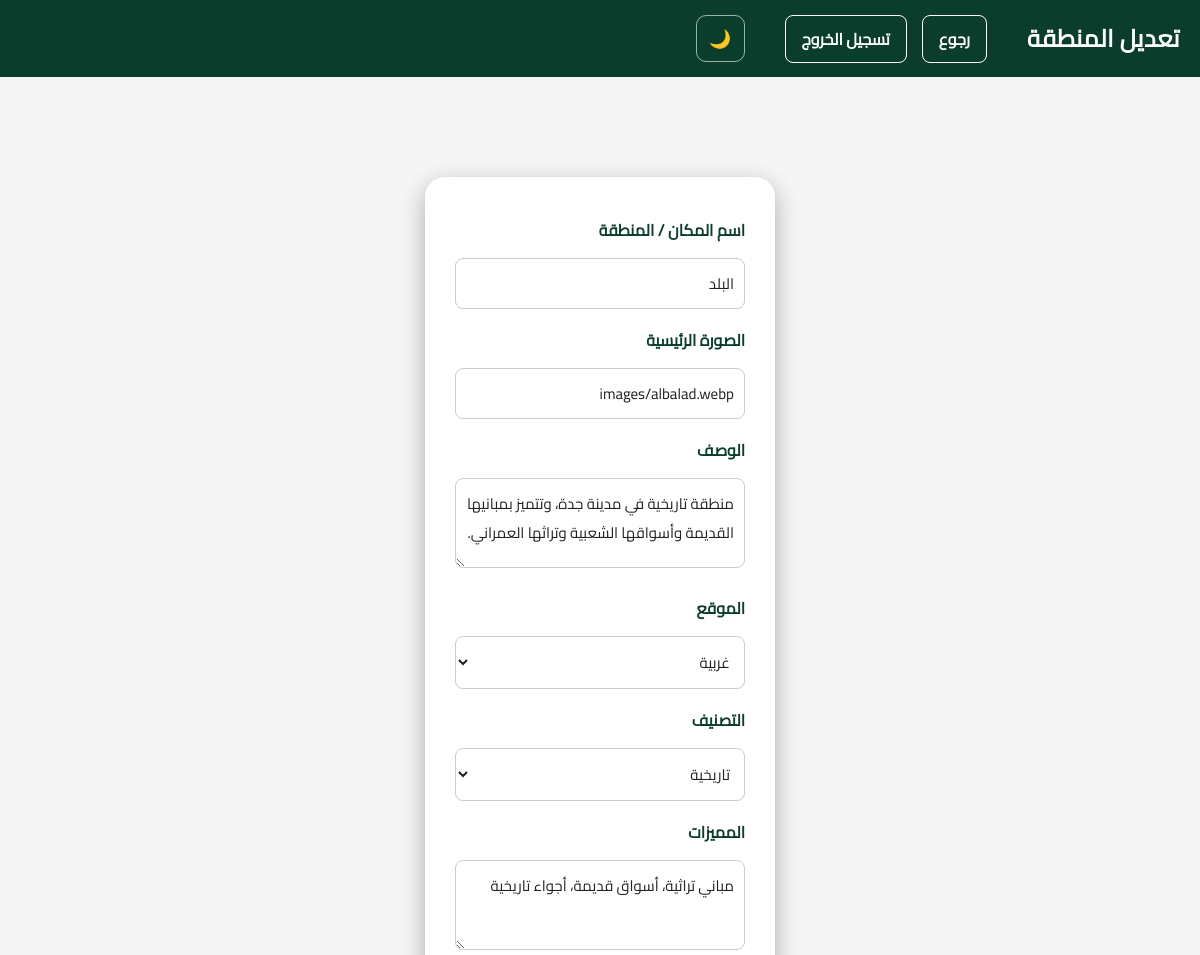
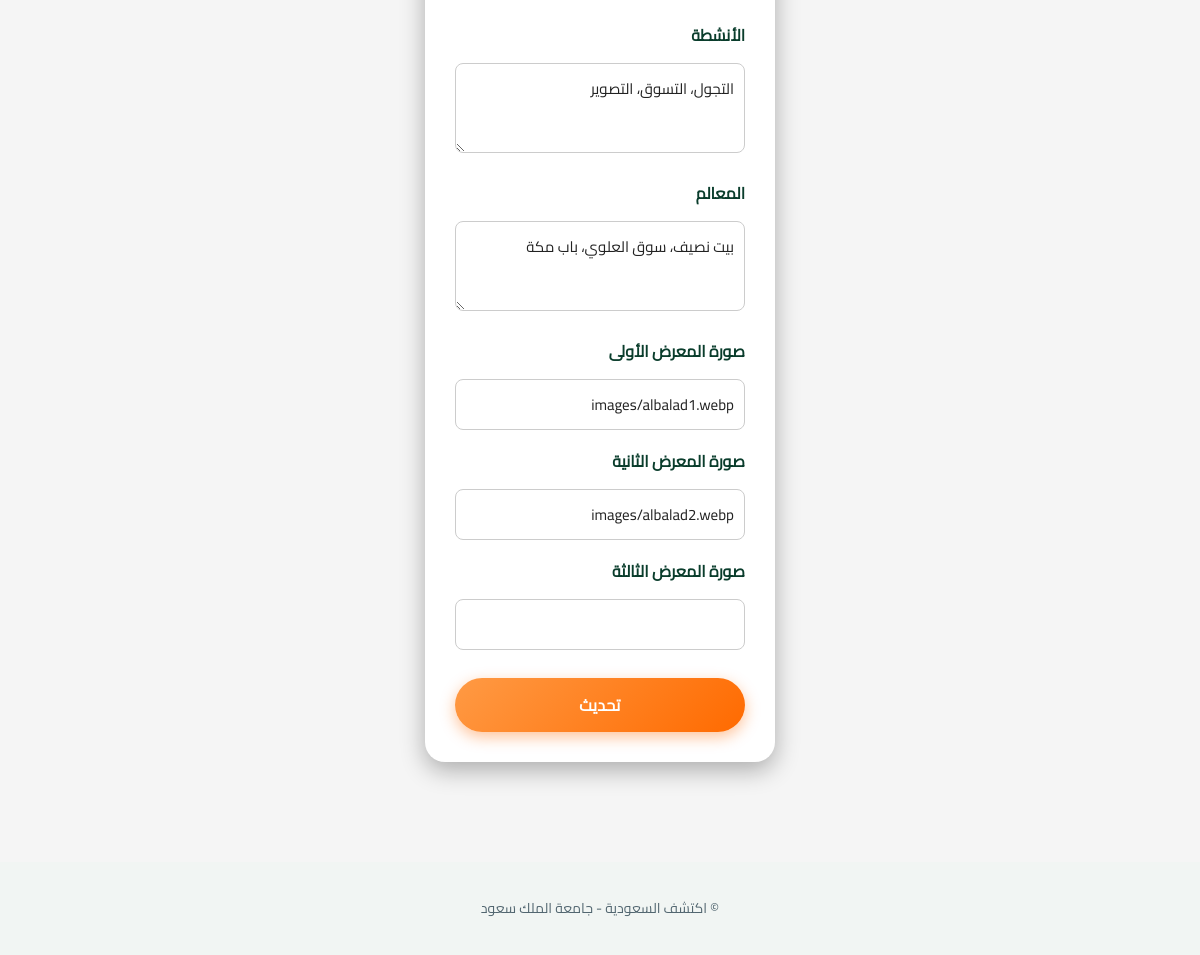
Screenshot of /admin/edit.php?id=2 (signed in) with the database file from the repository (2 pictures, top to bottom).
### tables this page shows
CREATE TABLE `regions` (
  `id` int(11) NOT NULL,
  `name` varchar(100) DEFAULT NULL,
  `category` varchar(50) DEFAULT NULL,
  `city` varchar(100) DEFAULT NULL,
  `description` text DEFAULT NULL,
  `features` text DEFAULT NULL,
  `activities` text DEFAULT NULL,
  `landmarks` text DEFAULT NULL,
  `image` varchar(255) DEFAULT NULL,
  `gallery_image1` varchar(255) DEFAULT NULL,
  `gallery_image2` varchar(255) DEFAULT NULL,
  `gallery_image3` varchar(255) DEFAULT NULL
);

### admin/edit.php (the view, shortened to what this page needs)
<?php
include "../includes/db.php";
$id = $_GET["id"];
$result = mysqli_query($conn, "SELECT * FROM regions WHERE id=$id");
$region = mysqli_fetch_assoc($result);
?>
<!DOCTYPE html>
<html lang="ar" dir="rtl">
<head>
<link rel="stylesheet" href="../css/style.css">
</head>
<body id="body">
<nav class="navbar">
    <h2>تعديل المنطقة</h2>
      <ul>
        <li><a href="dashboard.php">رجوع</a></li>
        <li><a href="logout.php">تسجيل الخروج</a></li>
    </ul>
<button onclick="toggleMode()" class="mode-btn">🌙</button>
</nav>
<section class="login-box">
<form method="POST">
    <label>اسم المكان / المنطقة</label>
    <input type="text" name="name" value="<?php echo $region['name']; ?>" required>
    <label>الصورة الرئيسية</label>
    <input type="text" name="image" value="<?php echo $region['image']; ?>" required>
    <label>الوصف</label>
    <textarea name="description" required><?php echo $region['description']; ?></textarea>
   <label class="form-label">الموقع</label>
<select name="city" required>
    <option value="غربية" <?php if ($region['city'] == 'غربية') echo 'selected'; ?>>غربية</option>
</select>
    <label>التصنيف</label>
    <select name="category" required>
        <option value="تاريخية" <?php if ($region['category']=='تاريخية') echo 'selected'; ?>>تاريخية</option>
    </select>
    <label>المميزات</label>
    <textarea name="features"><?php echo $region['features']; ?></textarea>
    <label>الأنشطة</label>
    <textarea name="activities"><?php echo $region['activities']; ?></textarea>
    <label>المعالم</label>
    <textarea name="landmarks"><?php echo $region['landmarks']; ?></textarea>
    <label>صورة المعرض الأولى</label>
    <input type="text" name="gallery_image1" value="<?php echo $region['gallery_image1']; ?>">
    <label>صورة المعرض الثانية</label>
    <input type="text" name="gallery_image2" value="<?php echo $region['gallery_image2']; ?>">
    <label>صورة المعرض الثالثة</label>
    <input type="text" name="gallery_image3" value="<?php echo $region['gallery_image3']; ?>">
    <button type="submit">تحديث</button>
</form></section>
</body>
<footer class="footer">
    <p>© اكتشف السعودية - جامعة الملك سعود</p>
</footer>
</html>

### css/style.css (style rules this page uses)
* { font-family: 'Cairo', sans-serif; box-sizing: border-box; }
body { margin: 0; background: #f5f5f5; color: #222; transition: 0.3s; }
h1, h2 { font-weight: 700; letter-spacing: 0.5px; }
p { font-weight: 400; line-height: 1.8; }
button { font-weight: 600; letter-spacing: 0.3px; }
.navbar { display: flex; align-items: center; gap: 40px; background: #0a3d2c; color: white; padding: 15px 20px; font-weight: 600; }
.navbar h2 { margin: 0; }
.navbar ul { list-style: none; display: flex; align-items: center; gap: 15px; margin: 0; padding: 0; }
.navbar a { color: white; text-decoration: none; border: 1px solid white; padding: 8px 16px; border-radius: 8px; transition: 0.3s; }
.mode-btn { background: transparent; border: 1px solid rgba(255,255,255,0.6); color: white; padding: 6px 12px; border-radius: 10px; cursor: pointer; font-size: 18px; transition: 0.3s; }
.login-box { width: 350px; margin: 100px auto; padding: 30px; border-radius: 20px; box-shadow: 0 8px 25px rgba(0,0,0,0.3); background: white; color: #222; text-align: center; }
.login-box label { display: block; text-align: right; margin: 8px 0 5px; font-weight: bold; color: #0a3d2c; }
.login-box input, .login-box select, .login-box textarea { width: 100%; padding: 10px; margin: 8px 0; border: 1px solid #ccc; border-radius: 8px; font-size: 15px; color: #222; background: white; }
.login-box textarea { min-height: 90px; resize: vertical; }
.login-box button { width: 100%; padding: 12px; margin-top: 20px; border: none; border-radius: 30px; background: linear-gradient(135deg, #ff9a44, #ff6a00); color: white; font-size: 16px; font-weight: bold; cursor: pointer; transition: 0.3s; box-shadow: 0 5px 15px rgba(255,106,0,0.4); }
.footer { text-align: center; padding: 20px; margin-top: 40px; background: #f1f5f3; color: #526670; font-size: 14px; font-weight: 500; }

### rows the page displays
regions: name "البلد", image "images/albalad.webp", description "منطقة تاريخية في مدينة جدة، وتتميز بمبانيها القديمة وأسواقها الشعبية وتراثها العمراني.", city "غربية", category "تاريخية", features "مباني تراثية، أسواق قديمة، أجواء تاريخية", activities "التجول، التسوق، التصوير", landmarks "بيت نصيف، سوق العلوي، باب مكة", gallery_image1 "images/albalad1.webp", gallery_image2 "images/albalad2.webp"
